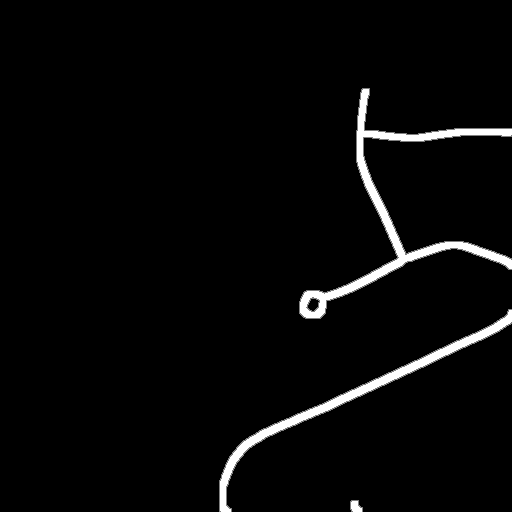
#> input picture data/DeepGlobe_tiny/train/buffer_mask/10078660_15_1_mask.png, 512 x 512 px, found by its file name
$ python skeleton.py
#> lines starting #> are read from the running program, lines starting #| are printed output that depends on the picture; after the words box and inside, x2 and y2 are one past the last pixel; in counts of white or black regions, pixels touching at a corner belong together
import cv2
import numpy as np

from skimage import morphology

# label = cv2.imread(label_path, cv2.IMREAD_GRAYSCALE) // 255


mask = cv2.imread(r'D:\Study\Work\Work-1-weaklyRoad\draw\10078660_15_1_mask.png', cv2.IMREAD_GRAYSCALE) // 255
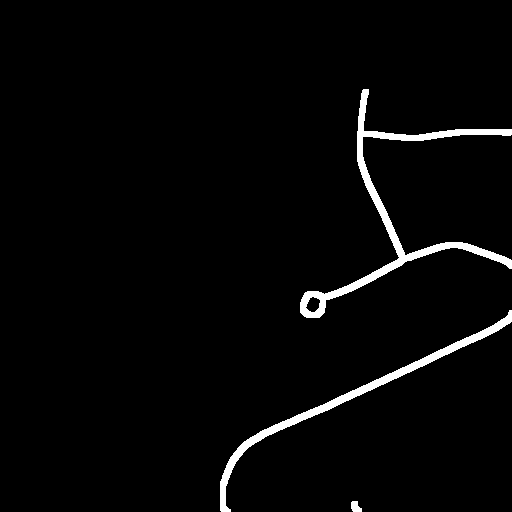
#> mask: shape (512, 512); values 0 (black) and 1 (white), 2.7% white; 3 white regions, box (x1, y1, x2, y2) and area: (300, 89, 512, 318) 4138, (220, 310, 512, 512) 2786, (351, 501, 362, 512) 91
osm = morphology.skeletonize(mask).astype(np.uint8) * 255
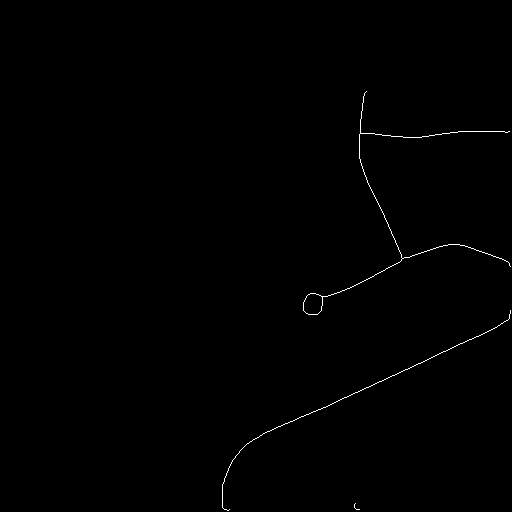
#> osm: shape (512, 512); 0.35% white in thin lines or dots, all inside (x1, y1, x2, y2) = (222, 91, 511, 511)

cv2.imwrite(r'D:\Study\Work\Work-1-weaklyRoad\draw\10078660_15_1_osm.png', osm)

$ run again, with data/DeepGlobe_tiny/train/buffer_mask/10078660_15_2_mask.png copied over data/DeepGlobe_tiny/train/buffer_mask/10078660_15_1_mask.png
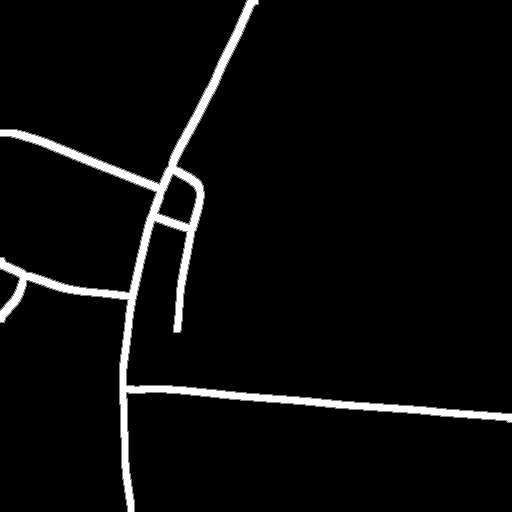
#> input picture data/DeepGlobe_tiny/train/buffer_mask/10078660_15_2_mask.png, 512 x 512 px, found by its file name
#> `mask = cv2.imread(r'D:\Study\Work\Work-1-weaklyRoad\draw\10078660_15_1..`:
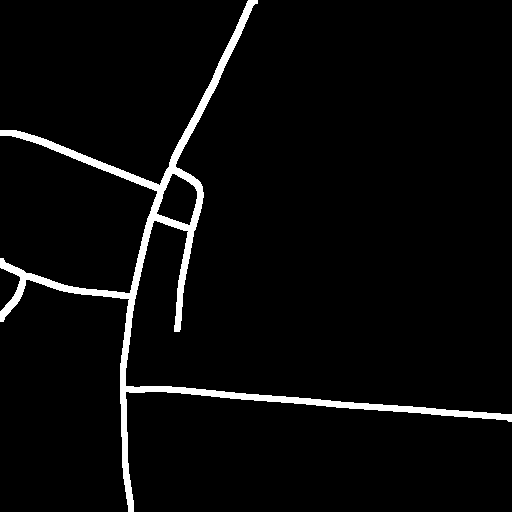
#> mask: shape (512, 512); values 0 (black) and 1 (white), 3.9% white; 1 white region, box (x1, y1, x2, y2) and area: (0, 0, 512, 512) 10239
#> `osm = morphology.skeletonize(mask).astype(np.uint8) * 255`:
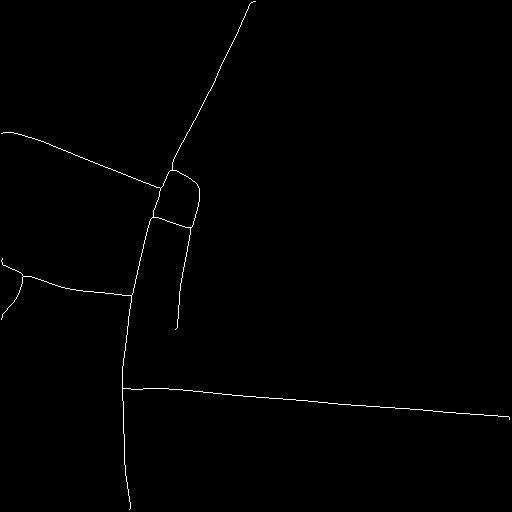
#> osm: shape (512, 512); 0.55% white in thin lines or dots

$ run again, with data/DeepGlobe_tiny/train/buffer_mask/10078660_15_3_mask.png copied over data/DeepGlobe_tiny/train/buffer_mask/10078660_15_1_mask.png
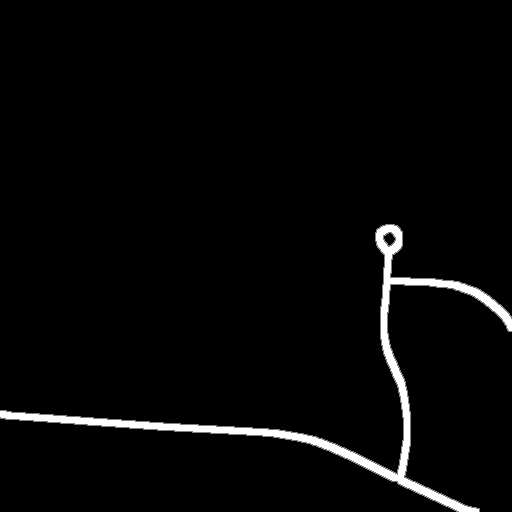
#> input picture data/DeepGlobe_tiny/train/buffer_mask/10078660_15_3_mask.png, 512 x 512 px, found by its file name
#> `mask = cv2.imread(r'D:\Study\Work\Work-1-weaklyRoad\draw\10078660_15_1..`:
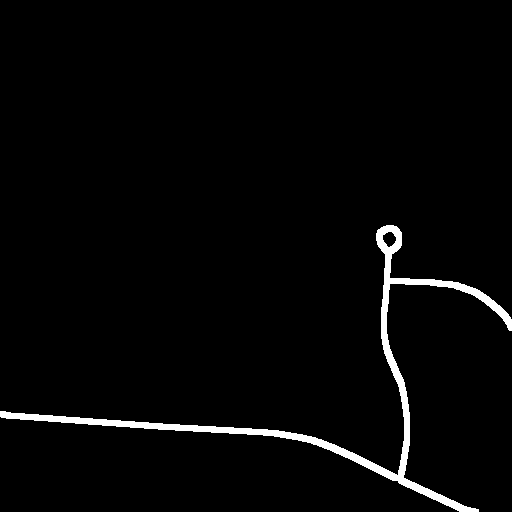
#> mask: shape (512, 512); values 0 (black) and 1 (white), 2.4% white; 1 white region, box (x1, y1, x2, y2) and area: (0, 225, 512, 512) 6274
#> `osm = morphology.skeletonize(mask).astype(np.uint8) * 255`:
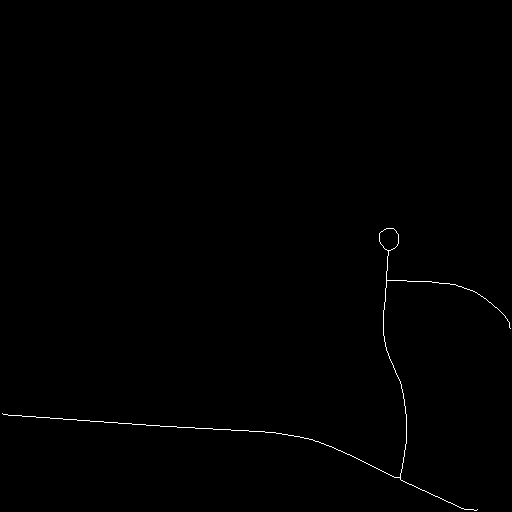
#> osm: shape (512, 512); 0.34% white in thin lines or dots, all inside (x1, y1, x2, y2) = (2, 228, 511, 511)

$ run again, with data/DeepGlobe_tiny/train/buffer_mask/10228705_15_2_mask.png copied over data/DeepGlobe_tiny/train/buffer_mask/10078660_15_1_mask.png
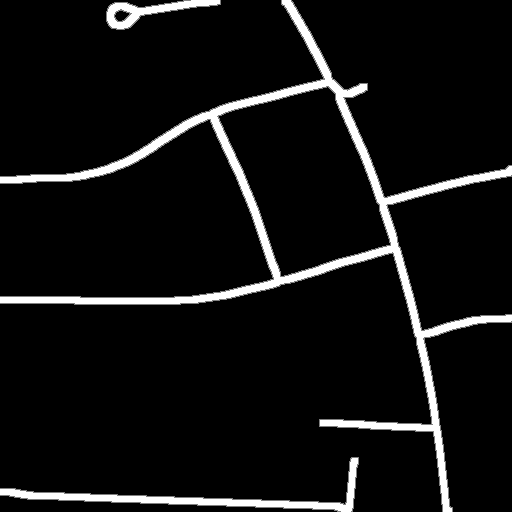
#> input picture data/DeepGlobe_tiny/train/buffer_mask/10228705_15_2_mask.png, 512 x 512 px, found by its file name
#> `mask = cv2.imread(r'D:\Study\Work\Work-1-weaklyRoad\draw\10078660_15_1..`:
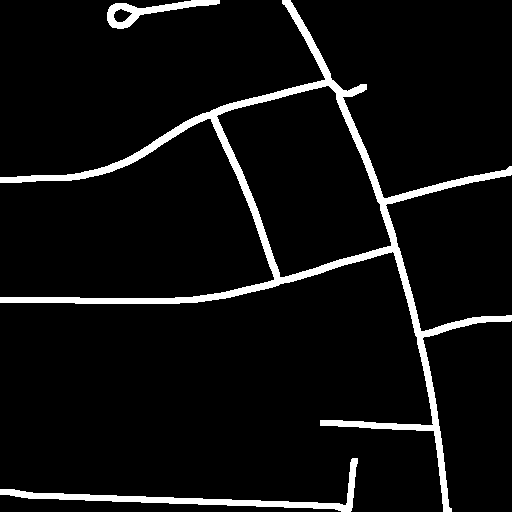
#> mask: shape (512, 512); values 0 (black) and 1 (white), 6.2% white; 3 white regions, box (x1, y1, x2, y2) and area: (0, 0, 512, 512) 12645, (0, 458, 358, 512) 2514, (107, 0, 220, 29) 1037
#> `osm = morphology.skeletonize(mask).astype(np.uint8) * 255`:
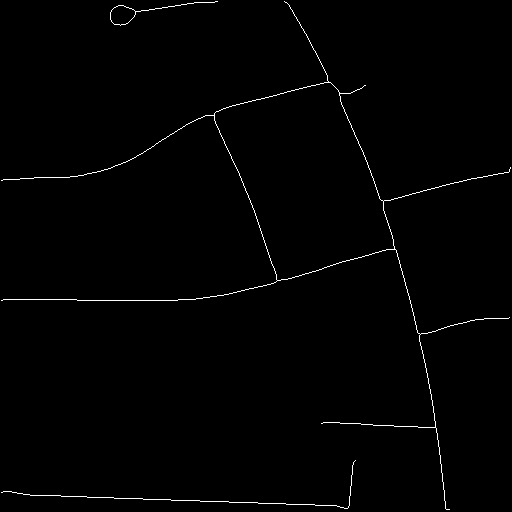
#> osm: shape (512, 512); 0.88% white in thin lines or dots
